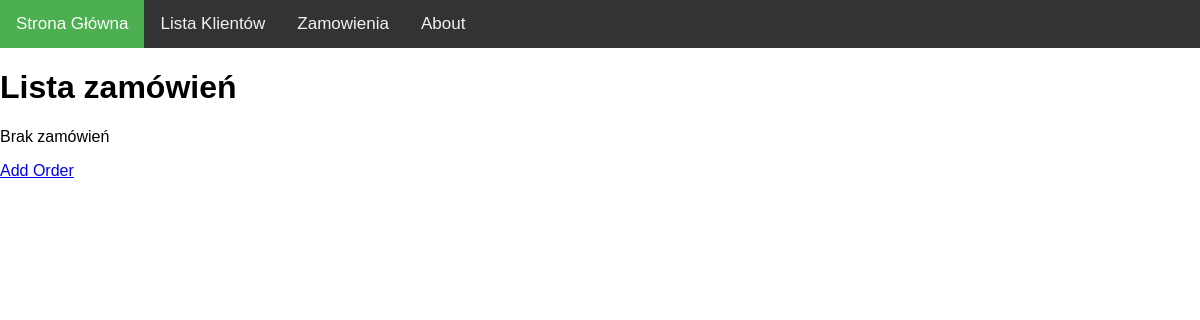
The app's page /, older data.
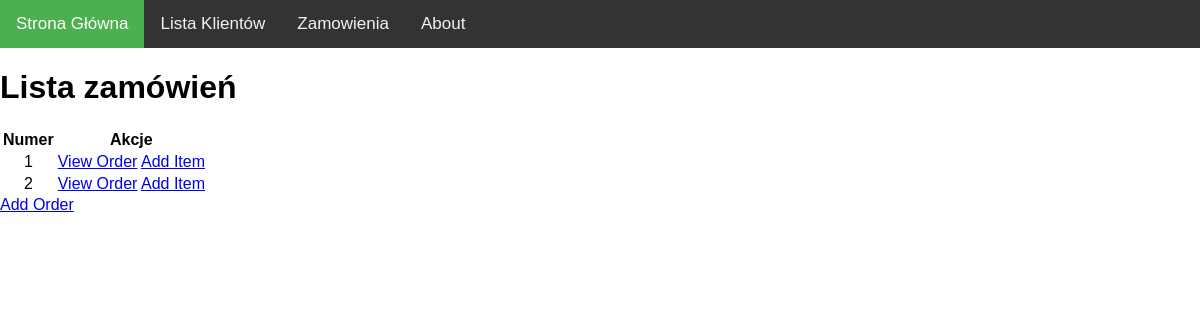
The same page, newer data.
### zamowienia/models.py (models this page shows, shortened)
class OrderId(models.Model):
    OrderId = models.IntegerField(default=0)
    Order_Data = models.DateTimeField('Create Date')

### zamowienia/views.py (the view)
# urls.py: path('', views.index, name='index'),
def index(request):
    ordernumbers = OrderId.objects.order_by('OrderId')[:5]
    context = {'orders': ordernumbers}
    return render(request, 'zamowienia/index.html', context)

### zamowienia/templates/zamowienia/index.html
{% extends 'zamowienia/base.html' %}
{% block content %}
<h1>Lista zamówień</h1>
{% if orders %}
<table>
    <thead>
    <th>Numer</th>
    <th>Akcje</th>
    </thead>
    <tbody>
{% for OrderId in orders %}
    <tr>
    <td>{{ OrderId.OrderId}}</td>
    <td><a href="{% url 'detail' OrderId.OrderId %}">View Order</a> <a href="{% url 'additem' OrderId.OrderId %}">Add Item</a></td>
    </tr>
{% endfor %}
    </tbody>
</table>
{% else %}
    <p>Brak zamówień</p>
{% endif %}
<a href="addorder/">Add Order</a>
{% endblock %}

Row changes from the older to the newer data that the page shows:
added OrderId: OrderId "1"
added OrderId: OrderId "2"
Text that changed along with them:
text no longer shown: "Brak zamówień"
text now shown: "Numer Akcje"
